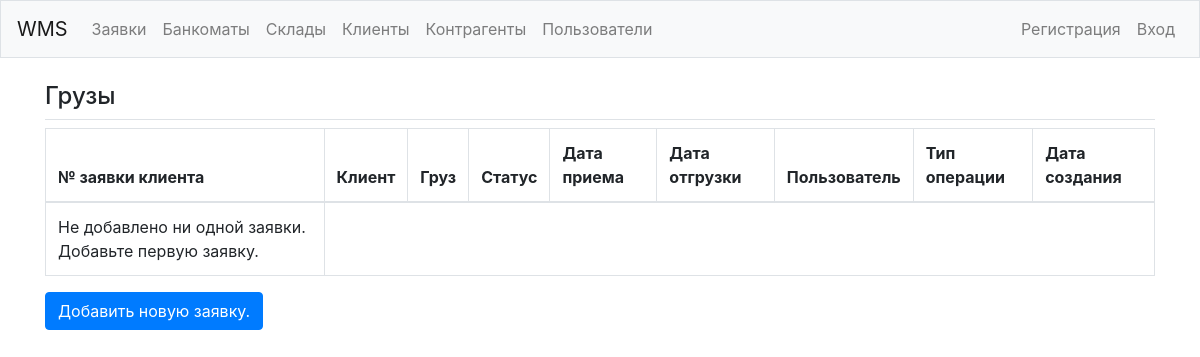
/orders/, run on an earlier commit of the app's database.
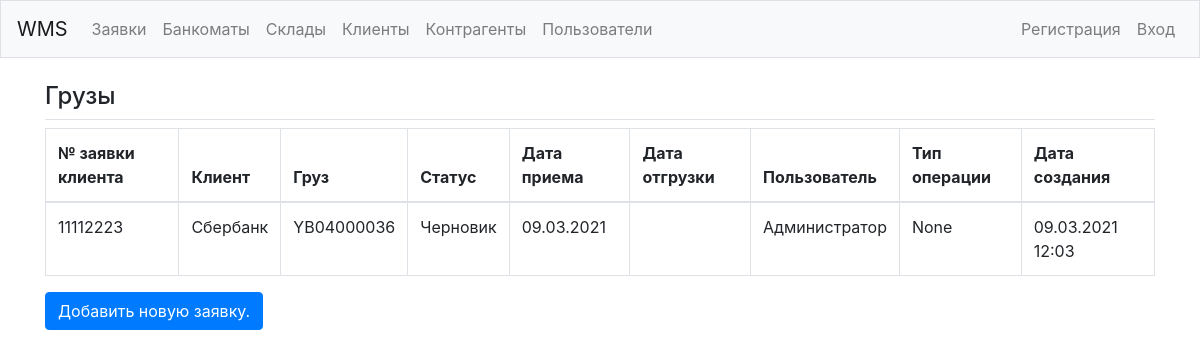
And on a later commit of the database.
### wms/models.py (models this page shows, shortened)
class Order(models.Model):
    logistic_order = models.CharField(max_length=200)
    client = models.ForeignKey(Client, on_delete=models.SET_NULL, blank=True, null=True)
    atm = models.ForeignKey(Atm, on_delete=models.SET_NULL, blank=True, null=True)
    status = models.CharField(
        max_length=10,
        choices=OrderStatus.choices,
        default=OrderStatus.draft,
    )
    date_in = models.DateField('Дата приема', blank=True, null=True)
    date_out = models.DateField('Дата отгрузки', blank=True, null=True)
    customer = models.ForeignKey(Customer, on_delete=models.SET_NULL, blank=True, null=True)
    operation_client = models.ForeignKey(OperationClient, on_delete=models.SET_NULL, blank=True, null=True)
    date_created = models.DateTimeField('date published', auto_now_add=True)

class Client(models.Model):
    name = models.CharField(max_length=200)
    pub_date = models.DateTimeField('date published', auto_now_add=True)
    def __str__(self):
        return self.name

class Atm(models.Model):
    status = models.CharField(
        max_length=10,
        choices=Status.choices,
        default=Status.in_reserve,
    )
    client = models.ForeignKey(Client, on_delete=models.SET_NULL, null=True)
    storage = models.ForeignKey(Storage, on_delete=models.SET_NULL, null=True)
    date_in = models.DateField('Дата приема', blank=True, null=True)
    date_out = models.DateField('Дата отгрузки', blank=True, null=True)
    name = models.CharField(max_length=200)
    serial_num = models.CharField(max_length=200)
    atm_id = models.CharField(max_length=200, blank=True, null=True)
    size = models.CharField(
        max_length=10,
        choices=Size.choices,
        default=Size.EUR,
    )
    commentary = models.CharField(max_length=200, blank=True, null=True)
    def __str__(self):
        return self.serial_num

class Customer(models.Model):
    user = models.ForeignKey(User, on_delete=models.SET_NULL, null=True)
    name = models.CharField(max_length=200, blank=True)
    post = models.CharField(max_length=200, blank=True)
    phone = models.CharField(max_length=200, blank=True)
    email = models.CharField(max_length=200, blank=True)
    profile_pic = models.CharField(max_length=200, blank=True)
    date_created = models.DateTimeField('date published', auto_now_add=True)
    def __str__(self):
        return self.name

### wms/views.py (the view)
# urls.py: path('orders/', views.orders, name='orders'),
def orders(request):
    orders = Order.objects.all().order_by('date_in')
    context = {'orders': orders}
    return render(request, 'wms/orders.html', context)

### wms/templates/wms/orders.html
{% extends "wms/base.html" %}
{% block page_header %}
  <h4>Грузы</h4>
{% endblock page_header %}
{% block content %}
<table class="table table-bordered">
  <thead>
    <tr>
      <th scope="col">№ заявки клиента</th>
      <th scope="col">Клиент</th>
      <th scope="col">Груз</th>
      <th scope="col">Статус</th>
      <th scope="col">Дата приема</th>
      <th scope="col">Дата отгрузки</th>
      <th scope="col">Пользователь</th>
      <th scope="col">Тип операции</th>
      <th scope="col">Дата создания</th>
    </tr>
  </thead>
  <tbody>
    {% for order in orders %}
      <tr>
        <td>{{ order.logistic_order }}</td>
        <td>{{ order.client }}</td>
        <td>{{ order.atm }}</td>
        <td>{{ order.status }}</td>
        <td>{{ order.date_in|date:'d.m.Y' }}</td>
        <td>{{ order.date_out|date:'d.m.Y' }}</td>
        <td>{{ order.customer }}</td>
        <td>{{ order.operation_client }}</td>
        <td>{{ order.date_created|date:'d.m.Y H:m'  }}</td>
      </tr>
    {% empty %}
      <tr>
        <td>Не добавлено ни одной заявки. Добавьте первую заявку.</td>
      </tr>
    {% endfor %}
  </tbody>
</table>
<div>
  <a class="btn btn-primary mb-3" href="">Добавить новую заявку.</a>
</div>
{% endblock content %}

What changed in the data, as far as the page shows it:
added Order: logistic_order "11112223", client "Сбербанк", atm "YB04000036", status "Черновик", date_in "09.03.2021", customer "Администратор", operation_client "None", date_created "09.03.2021 12:03"
Also different on the page:
text no longer shown: "Не добавлено ни одной заявки. Добавьте первую заявку."
